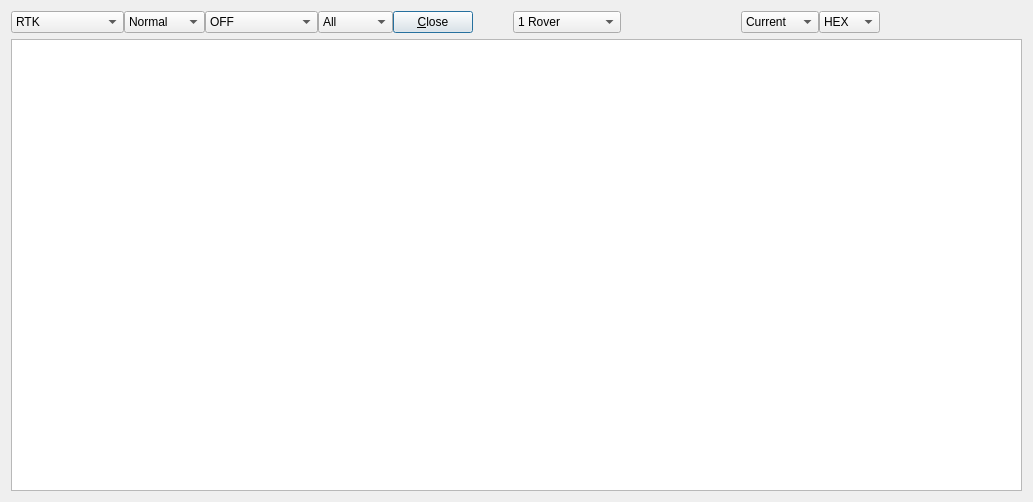
<?xml version="1.0" encoding="UTF-8"?>
<ui version="4.0">
 <class>MonitorDialog</class>
 <widget class="QWidget" name="MonitorDialog">
  <property name="geometry">
   <rect>
    <x>0</x>
    <y>0</y>
    <width>1033</width>
    <height>502</height>
   </rect>
  </property>
  <property name="windowTitle">
   <string>RTK Monitor</string>
  </property>
  <property name="toolTip">
   <string/>
  </property>
  <layout class="QVBoxLayout" name="verticalLayout">
   <item>
    <widget class="QWidget" name="Panel1" native="true">
     <property name="enabled">
      <bool>true</bool>
     </property>
     <property name="sizePolicy">
      <sizepolicy hsizetype="Fixed" vsizetype="Maximum">
       <horstretch>0</horstretch>
       <verstretch>0</verstretch>
      </sizepolicy>
     </property>
     <property name="toolTip">
      <string/>
     </property>
     <property name="text" stdset="0">
      <string/>
     </property>
     <layout class="QHBoxLayout" name="horizontalLayout">
      <property name="spacing">
       <number>0</number>
      </property>
      <property name="leftMargin">
       <number>0</number>
      </property>
      <property name="topMargin">
       <number>0</number>
      </property>
      <property name="rightMargin">
       <number>0</number>
      </property>
      <property name="bottomMargin">
       <number>0</number>
      </property>
      <item>
       <widget class="QComboBox" name="Type">
        <property name="enabled">
         <bool>true</bool>
        </property>
        <property name="toolTip">
         <string/>
        </property>
        <property name="currentIndex">
         <number>0</number>
        </property>
        <item>
         <property name="text">
          <string>RTK</string>
         </property>
        </item>
        <item>
         <property name="text">
          <string>Obs Data</string>
         </property>
        </item>
        <item>
         <property name="text">
          <string>Nav GPS</string>
         </property>
        </item>
        <item>
         <property name="text">
          <string>Nav GLONASS</string>
         </property>
        </item>
        <item>
         <property name="text">
          <string>Nav Galileo</string>
         </property>
        </item>
        <item>
         <property name="text">
          <string>Nav QZSS</string>
         </property>
        </item>
        <item>
         <property name="text">
          <string>Nav BeiDou</string>
         </property>
        </item>
        <item>
         <property name="text">
          <string>Nav GEO</string>
         </property>
        </item>
        <item>
         <property name="text">
          <string>Time/Iono</string>
         </property>
        </item>
        <item>
         <property name="text">
          <string>Streams</string>
         </property>
        </item>
        <item>
         <property name="text">
          <string>Sat GPS</string>
         </property>
        </item>
        <item>
         <property name="text">
          <string>Sat GLONASS</string>
         </property>
        </item>
        <item>
         <property name="text">
          <string>Sat Galileo</string>
         </property>
        </item>
        <item>
         <property name="text">
          <string>Sat QZSS</string>
         </property>
        </item>
        <item>
         <property name="text">
          <string>Sat BeiDou</string>
         </property>
        </item>
        <item>
         <property name="text">
          <string>Sat GEO</string>
         </property>
        </item>
        <item>
         <property name="text">
          <string>States</string>
         </property>
        </item>
        <item>
         <property name="text">
          <string>Covariance</string>
         </property>
        </item>
        <item>
         <property name="text">
          <string>SBAS Msgs</string>
         </property>
        </item>
        <item>
         <property name="text">
          <string>SBAS Long</string>
         </property>
        </item>
        <item>
         <property name="text">
          <string>SBAS Iono</string>
         </property>
        </item>
        <item>
         <property name="text">
          <string>SBAS Fast</string>
         </property>
        </item>
        <item>
         <property name="text">
          <string>RTCM Msgs</string>
         </property>
        </item>
        <item>
         <property name="text">
          <string>RTCM DGPS</string>
         </property>
        </item>
        <item>
         <property name="text">
          <string>RTCM SSR</string>
         </property>
        </item>
        <item>
         <property name="text">
          <string>LEX Msgs</string>
         </property>
        </item>
        <item>
         <property name="text">
          <string>LEX Eph/Clock</string>
         </property>
        </item>
        <item>
         <property name="text">
          <string>LEX Iono</string>
         </property>
        </item>
        <item>
         <property name="text">
          <string>Iono Correction</string>
         </property>
        </item>
        <item>
         <property name="text">
          <string>1 Rover</string>
         </property>
        </item>
        <item>
         <property name="text">
          <string>2 Base Station</string>
         </property>
        </item>
        <item>
         <property name="text">
          <string>3 Correction</string>
         </property>
        </item>
        <item>
         <property name="text">
          <string>4 Solution1</string>
         </property>
        </item>
        <item>
         <property name="text">
          <string>5 Solution2</string>
         </property>
        </item>
        <item>
         <property name="text">
          <string>Error/Warning</string>
         </property>
        </item>
       </widget>
      </item>
      <item>
       <widget class="QComboBox" name="SelObs">
        <property name="enabled">
         <bool>true</bool>
        </property>
        <property name="toolTip">
         <string>Stream</string>
        </property>
        <item>
         <property name="text">
          <string>Normal</string>
         </property>
        </item>
        <item>
         <property name="text">
          <string>Extended</string>
         </property>
        </item>
       </widget>
      </item>
      <item>
       <widget class="QComboBox" name="SelIon">
        <property name="enabled">
         <bool>true</bool>
        </property>
        <property name="toolTip">
         <string>Stream</string>
        </property>
        <item>
         <property name="text">
          <string>OFF</string>
         </property>
        </item>
        <item>
         <property name="text">
          <string>Broadcast</string>
         </property>
        </item>
        <item>
         <property name="text">
          <string>SBAS</string>
         </property>
        </item>
        <item>
         <property name="text">
          <string>Dual-Freq</string>
         </property>
        </item>
        <item>
         <property name="text">
          <string>Estimate STEC</string>
         </property>
        </item>
        <item>
         <property name="text">
          <string>IONEX TEC</string>
         </property>
        </item>
        <item>
         <property name="text">
          <string>QZS Broadcast</string>
         </property>
        </item>
        <item>
         <property name="text">
          <string>QZS LEX</string>
         </property>
        </item>
       </widget>
      </item>
      <item>
       <widget class="QComboBox" name="SelSat">
        <property name="enabled">
         <bool>true</bool>
        </property>
        <property name="toolTip">
         <string>Stream</string>
        </property>
        <item>
         <property name="text">
          <string>All</string>
         </property>
        </item>
        <item>
         <property name="text">
          <string>Only OK</string>
         </property>
        </item>
       </widget>
      </item>
      <item>
       <widget class="QPushButton" name="BtnClose">
        <property name="enabled">
         <bool>true</bool>
        </property>
        <property name="toolTip">
         <string/>
        </property>
        <property name="text">
         <string>&amp;Close</string>
        </property>
        <property name="autoDefault">
         <bool>true</bool>
        </property>
        <property name="default">
         <bool>true</bool>
        </property>
       </widget>
      </item>
      <item>
       <spacer name="horizontalSpacer">
        <property name="orientation">
         <enum>Qt::Horizontal</enum>
        </property>
        <property name="sizeHint" stdset="0">
         <size>
          <width>40</width>
          <height>20</height>
         </size>
        </property>
       </spacer>
      </item>
      <item>
       <widget class="QComboBox" name="SelStr">
        <property name="enabled">
         <bool>true</bool>
        </property>
        <property name="toolTip">
         <string>Stream</string>
        </property>
        <item>
         <property name="text">
          <string>1 Rover</string>
         </property>
        </item>
        <item>
         <property name="text">
          <string>2 Base Station</string>
         </property>
        </item>
        <item>
         <property name="text">
          <string>3 Correction</string>
         </property>
        </item>
        <item>
         <property name="text">
          <string>0 Combined</string>
         </property>
        </item>
       </widget>
      </item>
      <item>
       <widget class="QPushButton" name="BtnClear">
        <property name="enabled">
         <bool>true</bool>
        </property>
        <property name="toolTip">
         <string>Clear</string>
        </property>
        <property name="text">
         <string/>
        </property>
        <property name="icon">
         <iconset resource="rtknavi_qt.qrc">
          <normaloff>:/buttons/del.bmp</normaloff>:/buttons/del.bmp</iconset>
        </property>
        <property name="flat">
         <bool>true</bool>
        </property>
       </widget>
      </item>
      <item>
       <widget class="QPushButton" name="BtnPause">
        <property name="enabled">
         <bool>true</bool>
        </property>
        <property name="toolTip">
         <string>Pause</string>
        </property>
        <property name="text">
         <string/>
        </property>
        <property name="icon">
         <iconset resource="rtknavi_qt.qrc">
          <normaloff>:/buttons/pause.bmp</normaloff>:/buttons/pause.bmp</iconset>
        </property>
        <property name="checkable">
         <bool>true</bool>
        </property>
        <property name="flat">
         <bool>true</bool>
        </property>
       </widget>
      </item>
      <item>
       <widget class="QPushButton" name="BtnDown">
        <property name="enabled">
         <bool>true</bool>
        </property>
        <property name="toolTip">
         <string>Scroll Down</string>
        </property>
        <property name="text">
         <string/>
        </property>
        <property name="icon">
         <iconset resource="rtknavi_qt.qrc">
          <normaloff>:/buttons/fitd.bmp</normaloff>:/buttons/fitd.bmp</iconset>
        </property>
        <property name="flat">
         <bool>true</bool>
        </property>
       </widget>
      </item>
      <item>
       <widget class="QComboBox" name="SelEph">
        <property name="enabled">
         <bool>true</bool>
        </property>
        <property name="toolTip">
         <string>Stream</string>
        </property>
        <item>
         <property name="text">
          <string>Current</string>
         </property>
        </item>
        <item>
         <property name="text">
          <string>Previous</string>
         </property>
        </item>
       </widget>
      </item>
      <item>
       <widget class="QComboBox" name="SelFmt">
        <property name="enabled">
         <bool>true</bool>
        </property>
        <property name="toolTip">
         <string>Stream</string>
        </property>
        <item>
         <property name="text">
          <string>HEX</string>
         </property>
        </item>
        <item>
         <property name="text">
          <string>ASCII</string>
         </property>
        </item>
       </widget>
      </item>
      <item>
       <widget class="QLabel" name="Label">
        <property name="enabled">
         <bool>true</bool>
        </property>
        <property name="toolTip">
         <string/>
        </property>
        <property name="text">
         <string/>
        </property>
       </widget>
      </item>
     </layout>
    </widget>
   </item>
   <item>
    <widget class="QTableWidget" name="Console"/>
   </item>
  </layout>
 </widget>
 <resources>
  <include location="../rtkget_qt/rtkget_qt.qrc"/>
 </resources>
 <connections/>
</ui>
